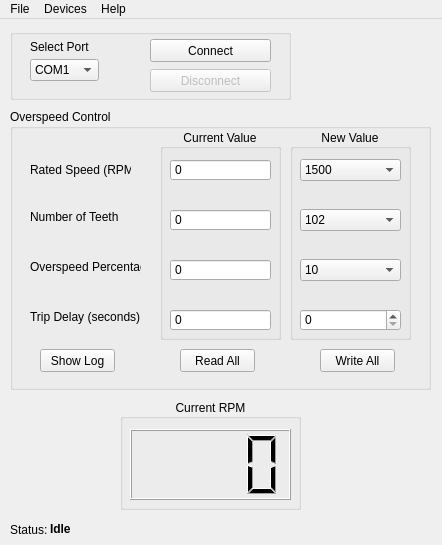
<?xml version="1.0" encoding="UTF-8"?>
<ui version="4.0">
 <class>MainWindow</class>
 <widget class="QMainWindow" name="MainWindow">
  <property name="geometry">
   <rect>
    <x>0</x>
    <y>0</y>
    <width>442</width>
    <height>545</height>
   </rect>
  </property>
  <property name="sizePolicy">
   <sizepolicy hsizetype="Preferred" vsizetype="Preferred">
    <horstretch>0</horstretch>
    <verstretch>0</verstretch>
   </sizepolicy>
  </property>
  <property name="acceptDrops">
   <bool>false</bool>
  </property>
  <property name="windowTitle">
   <string>PCE - Overspeed Configurator</string>
  </property>
  <widget class="QWidget" name="centralWidget">
   <widget class="QGroupBox" name="groupBox">
    <property name="geometry">
     <rect>
      <x>10</x>
      <y>90</y>
      <width>421</width>
      <height>281</height>
     </rect>
    </property>
    <property name="title">
     <string>Overspeed Control</string>
    </property>
    <widget class="QGroupBox" name="groupBox_2">
     <property name="geometry">
      <rect>
       <x>150</x>
       <y>20</y>
       <width>121</width>
       <height>211</height>
      </rect>
     </property>
     <property name="title">
      <string>Current Value</string>
     </property>
     <property name="alignment">
      <set>Qt::AlignCenter</set>
     </property>
     <widget class="QSpinBox" name="rpmCurrent">
      <property name="enabled">
       <bool>true</bool>
      </property>
      <property name="geometry">
       <rect>
        <x>10</x>
        <y>30</y>
        <width>101</width>
        <height>22</height>
       </rect>
      </property>
      <property name="readOnly">
       <bool>true</bool>
      </property>
      <property name="buttonSymbols">
       <enum>QAbstractSpinBox::NoButtons</enum>
      </property>
      <property name="keyboardTracking">
       <bool>true</bool>
      </property>
      <property name="maximum">
       <number>9999</number>
      </property>
     </widget>
     <widget class="QSpinBox" name="teethCurrent">
      <property name="enabled">
       <bool>true</bool>
      </property>
      <property name="geometry">
       <rect>
        <x>10</x>
        <y>80</y>
        <width>101</width>
        <height>22</height>
       </rect>
      </property>
      <property name="readOnly">
       <bool>true</bool>
      </property>
      <property name="buttonSymbols">
       <enum>QAbstractSpinBox::NoButtons</enum>
      </property>
      <property name="maximum">
       <number>999</number>
      </property>
     </widget>
     <widget class="QSpinBox" name="ostCurrent">
      <property name="enabled">
       <bool>true</bool>
      </property>
      <property name="geometry">
       <rect>
        <x>10</x>
        <y>130</y>
        <width>101</width>
        <height>22</height>
       </rect>
      </property>
      <property name="readOnly">
       <bool>true</bool>
      </property>
      <property name="buttonSymbols">
       <enum>QAbstractSpinBox::NoButtons</enum>
      </property>
     </widget>
     <widget class="QSpinBox" name="tripCurrent">
      <property name="enabled">
       <bool>true</bool>
      </property>
      <property name="geometry">
       <rect>
        <x>10</x>
        <y>180</y>
        <width>101</width>
        <height>22</height>
       </rect>
      </property>
      <property name="readOnly">
       <bool>true</bool>
      </property>
      <property name="buttonSymbols">
       <enum>QAbstractSpinBox::NoButtons</enum>
      </property>
     </widget>
    </widget>
    <widget class="QGroupBox" name="groupBox_3">
     <property name="geometry">
      <rect>
       <x>280</x>
       <y>20</y>
       <width>121</width>
       <height>211</height>
      </rect>
     </property>
     <property name="title">
      <string>New Value</string>
     </property>
     <property name="alignment">
      <set>Qt::AlignCenter</set>
     </property>
     <widget class="QComboBox" name="rpmNew">
      <property name="geometry">
       <rect>
        <x>10</x>
        <y>30</y>
        <width>101</width>
        <height>22</height>
       </rect>
      </property>
      <property name="editable">
       <bool>false</bool>
      </property>
      <item>
       <property name="text">
        <string>1500</string>
       </property>
      </item>
      <item>
       <property name="text">
        <string>1600</string>
       </property>
      </item>
      <item>
       <property name="text">
        <string>1800</string>
       </property>
      </item>
      <item>
       <property name="text">
        <string>1900</string>
       </property>
      </item>
      <item>
       <property name="text">
        <string>1950</string>
       </property>
      </item>
      <item>
       <property name="text">
        <string>2100</string>
       </property>
      </item>
     </widget>
     <widget class="QComboBox" name="teethNew">
      <property name="geometry">
       <rect>
        <x>10</x>
        <y>80</y>
        <width>101</width>
        <height>22</height>
       </rect>
      </property>
      <property name="editable">
       <bool>false</bool>
      </property>
      <item>
       <property name="text">
        <string>102</string>
       </property>
      </item>
      <item>
       <property name="text">
        <string>103</string>
       </property>
      </item>
      <item>
       <property name="text">
        <string>111</string>
       </property>
      </item>
      <item>
       <property name="text">
        <string>118</string>
       </property>
      </item>
      <item>
       <property name="text">
        <string>126</string>
       </property>
      </item>
      <item>
       <property name="text">
        <string>142</string>
       </property>
      </item>
      <item>
       <property name="text">
        <string>168</string>
       </property>
      </item>
     </widget>
     <widget class="QComboBox" name="ostNew">
      <property name="geometry">
       <rect>
        <x>10</x>
        <y>130</y>
        <width>101</width>
        <height>22</height>
       </rect>
      </property>
      <property name="editable">
       <bool>false</bool>
      </property>
      <item>
       <property name="text">
        <string>10</string>
       </property>
      </item>
      <item>
       <property name="text">
        <string>12</string>
       </property>
      </item>
      <item>
       <property name="text">
        <string>15</string>
       </property>
      </item>
     </widget>
     <widget class="QSpinBox" name="tripNew">
      <property name="geometry">
       <rect>
        <x>10</x>
        <y>180</y>
        <width>101</width>
        <height>22</height>
       </rect>
      </property>
      <property name="maximum">
       <number>10</number>
      </property>
     </widget>
    </widget>
    <widget class="QLabel" name="label">
     <property name="geometry">
      <rect>
       <x>20</x>
       <y>50</y>
       <width>101</width>
       <height>21</height>
      </rect>
     </property>
     <property name="text">
      <string>Rated Speed (RPM)</string>
     </property>
    </widget>
    <widget class="QLabel" name="label_2">
     <property name="geometry">
      <rect>
       <x>20</x>
       <y>100</y>
       <width>91</width>
       <height>16</height>
      </rect>
     </property>
     <property name="text">
      <string>Number of Teeth</string>
     </property>
    </widget>
    <widget class="QLabel" name="label_3">
     <property name="geometry">
      <rect>
       <x>20</x>
       <y>150</y>
       <width>111</width>
       <height>16</height>
      </rect>
     </property>
     <property name="text">
      <string>Overspeed Percentage</string>
     </property>
    </widget>
    <widget class="QLabel" name="label_4">
     <property name="geometry">
      <rect>
       <x>20</x>
       <y>200</y>
       <width>111</width>
       <height>16</height>
      </rect>
     </property>
     <property name="text">
      <string>Trip Delay (seconds)</string>
     </property>
    </widget>
    <widget class="QPushButton" name="writeBt">
     <property name="geometry">
      <rect>
       <x>310</x>
       <y>240</y>
       <width>75</width>
       <height>23</height>
      </rect>
     </property>
     <property name="text">
      <string>Write All</string>
     </property>
    </widget>
    <widget class="QPushButton" name="readBt">
     <property name="geometry">
      <rect>
       <x>170</x>
       <y>240</y>
       <width>75</width>
       <height>23</height>
      </rect>
     </property>
     <property name="text">
      <string>Read All</string>
     </property>
    </widget>
    <widget class="QPushButton" name="logBt">
     <property name="geometry">
      <rect>
       <x>30</x>
       <y>240</y>
       <width>75</width>
       <height>23</height>
      </rect>
     </property>
     <property name="text">
      <string>Show Log</string>
     </property>
    </widget>
   </widget>
   <widget class="QGroupBox" name="groupBox_4">
    <property name="geometry">
     <rect>
      <x>120</x>
      <y>380</y>
      <width>181</width>
      <height>111</height>
     </rect>
    </property>
    <property name="title">
     <string>Current RPM</string>
    </property>
    <property name="alignment">
     <set>Qt::AlignCenter</set>
    </property>
    <widget class="QLCDNumber" name="rpmLCD">
     <property name="geometry">
      <rect>
       <x>10</x>
       <y>30</y>
       <width>161</width>
       <height>71</height>
      </rect>
     </property>
     <property name="smallDecimalPoint">
      <bool>false</bool>
     </property>
     <property name="digitCount">
      <number>4</number>
     </property>
     <property name="value" stdset="0">
      <double>0.000000000000000</double>
     </property>
     <property name="intValue" stdset="0">
      <number>0</number>
     </property>
    </widget>
   </widget>
   <widget class="QGroupBox" name="groupBox_5">
    <property name="geometry">
     <rect>
      <x>10</x>
      <y>10</y>
      <width>281</width>
      <height>71</height>
     </rect>
    </property>
    <property name="title">
     <string/>
    </property>
    <widget class="QPushButton" name="connectBt">
     <property name="geometry">
      <rect>
       <x>140</x>
       <y>10</y>
       <width>121</width>
       <height>23</height>
      </rect>
     </property>
     <property name="text">
      <string>Connect</string>
     </property>
    </widget>
    <widget class="QComboBox" name="portName">
     <property name="geometry">
      <rect>
       <x>20</x>
       <y>30</y>
       <width>69</width>
       <height>22</height>
      </rect>
     </property>
     <property name="layoutDirection">
      <enum>Qt::LeftToRight</enum>
     </property>
     <item>
      <property name="text">
       <string>COM1</string>
      </property>
     </item>
     <item>
      <property name="text">
       <string>COM2</string>
      </property>
     </item>
     <item>
      <property name="text">
       <string>COM3</string>
      </property>
     </item>
     <item>
      <property name="text">
       <string>COM4</string>
      </property>
     </item>
     <item>
      <property name="text">
       <string>COM5</string>
      </property>
     </item>
     <item>
      <property name="text">
       <string>COM6</string>
      </property>
     </item>
     <item>
      <property name="text">
       <string>COM7</string>
      </property>
     </item>
     <item>
      <property name="text">
       <string>COM8</string>
      </property>
     </item>
     <item>
      <property name="text">
       <string>COM9</string>
      </property>
     </item>
     <item>
      <property name="text">
       <string>COM10</string>
      </property>
     </item>
     <item>
      <property name="text">
       <string>COM11</string>
      </property>
     </item>
     <item>
      <property name="text">
       <string>COM12</string>
      </property>
     </item>
     <item>
      <property name="text">
       <string>COM13</string>
      </property>
     </item>
     <item>
      <property name="text">
       <string>COM14</string>
      </property>
     </item>
     <item>
      <property name="text">
       <string>COM15</string>
      </property>
     </item>
    </widget>
    <widget class="QPushButton" name="disconnectBt">
     <property name="enabled">
      <bool>false</bool>
     </property>
     <property name="geometry">
      <rect>
       <x>140</x>
       <y>40</y>
       <width>121</width>
       <height>23</height>
      </rect>
     </property>
     <property name="text">
      <string>Disconnect</string>
     </property>
    </widget>
    <widget class="QLabel" name="label_6">
     <property name="geometry">
      <rect>
       <x>20</x>
       <y>10</y>
       <width>61</width>
       <height>16</height>
      </rect>
     </property>
     <property name="text">
      <string>Select Port</string>
     </property>
    </widget>
   </widget>
   <widget class="QLabel" name="label_5">
    <property name="geometry">
     <rect>
      <x>320</x>
      <y>10</y>
      <width>131</width>
      <height>61</height>
     </rect>
    </property>
    <property name="text">
     <string/>
    </property>
    <property name="pixmap">
     <pixmap>:/images/PCE-Logo-2.jpg</pixmap>
    </property>
    <property name="scaledContents">
     <bool>true</bool>
    </property>
   </widget>
   <widget class="QLabel" name="label_7">
    <property name="geometry">
     <rect>
      <x>10</x>
      <y>500</y>
      <width>47</width>
      <height>21</height>
     </rect>
    </property>
    <property name="text">
     <string>Status: </string>
    </property>
   </widget>
   <widget class="QLabel" name="statusLabel">
    <property name="geometry">
     <rect>
      <x>50</x>
      <y>500</y>
      <width>401</width>
      <height>20</height>
     </rect>
    </property>
    <property name="font">
     <font>
      <weight>75</weight>
      <bold>true</bold>
     </font>
    </property>
    <property name="text">
     <string>Idle</string>
    </property>
    <property name="scaledContents">
     <bool>false</bool>
    </property>
    <property name="wordWrap">
     <bool>false</bool>
    </property>
   </widget>
   <widget class="QLabel" name="label_8">
    <property name="geometry">
     <rect>
      <x>300</x>
      <y>20</y>
      <width>131</width>
      <height>61</height>
     </rect>
    </property>
    <property name="text">
     <string/>
    </property>
    <property name="pixmap">
     <pixmap resource="resources.qrc">:/images/PCE-Logo-3.png</pixmap>
    </property>
    <property name="scaledContents">
     <bool>true</bool>
    </property>
   </widget>
  </widget>
  <widget class="QMenuBar" name="menuBar">
   <property name="geometry">
    <rect>
     <x>0</x>
     <y>0</y>
     <width>442</width>
     <height>21</height>
    </rect>
   </property>
   <widget class="QMenu" name="menuFile">
    <property name="title">
     <string>File</string>
    </property>
    <addaction name="actionLoad"/>
    <addaction name="actionSave"/>
    <addaction name="separator"/>
    <addaction name="actionExit"/>
   </widget>
   <widget class="QMenu" name="menuDevices">
    <property name="title">
     <string>Devices</string>
    </property>
    <addaction name="actionRefresh"/>
   </widget>
   <widget class="QMenu" name="menuHelp">
    <property name="title">
     <string>Help</string>
    </property>
   </widget>
   <addaction name="menuFile"/>
   <addaction name="menuDevices"/>
   <addaction name="menuHelp"/>
  </widget>
  <action name="actionExit">
   <property name="text">
    <string>Exit</string>
   </property>
   <property name="shortcut">
    <string>Ctrl+Q</string>
   </property>
  </action>
  <action name="actionRefresh">
   <property name="text">
    <string>Refresh</string>
   </property>
   <property name="shortcut">
    <string>F5</string>
   </property>
  </action>
  <action name="actionSave">
   <property name="text">
    <string>Save Configuration</string>
   </property>
   <property name="shortcut">
    <string>Ctrl+S</string>
   </property>
  </action>
  <action name="actionLoad">
   <property name="text">
    <string>Load Configuration</string>
   </property>
  </action>
 </widget>
 <layoutdefault spacing="6" margin="11"/>
 <resources>
  <include location="resources.qrc"/>
 </resources>
 <connections/>
</ui>
